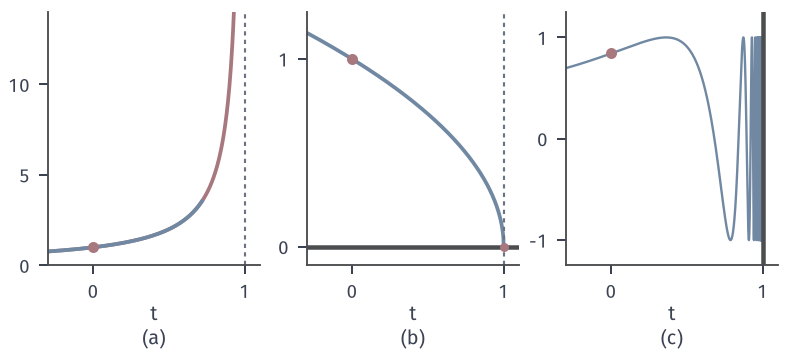

Reproduce this figure in Python.
from pathlib import Path
import sys
sys.path.insert(0,str(Path(__file__).resolve().parents[1]/"odeex-common"))
from odeex_common import *
HERE=Path(__file__).resolve().parent

# Three ways a maximal solution ends at omega=1.
fig,axes=figure(width_mm=112,height_mm=50,ncols=3)
panel(fig,.06,.98,.965,.25,.22)
ax=axes[0]; t=np.linspace(-.3,.93,400); ax.plot(t,1/(1-t),color=RED,lw=1.5); ax.plot(t[t<.72],1/(1-t[t<.72]),color=BLUE,lw=1.5); ax.axvline(1,color=MUTED,lw=.85,ls=(0,(2,2))); dot(ax,0,1,color=INK,ms=0)
dot(ax,0,1); ax.set_xlim(-.3,1.1); ax.set_ylim(0,14); ax.set_xticks([0,1]); ax.set_yticks([0,5,10]); ax.set_xlabel('t',labelpad=1)
ax=axes[1]; t=np.linspace(-.3,1,600); ax.plot(t,np.sqrt(1-t),color=BLUE,lw=1.5); ax.axhline(0,color=STROKE,lw=1.8,zorder=2); ax.axvline(1,color=MUTED,lw=.85,ls=(0,(2,2))); dot(ax,0,1); dot(ax,1,0,color=RED,ms=3.6)
ax.set_xlim(-.3,1.1); ax.set_ylim(-.1,1.25); ax.set_xticks([0,1]); ax.set_yticks([0,1]); ax.set_xlabel('t',labelpad=1)
ax=axes[2]; t=1-np.geomspace(1.3,.004,6000); ax.plot(t,np.sin(1/(1-t)),color=BLUE,lw=.95); ax.axvline(1,color=STROKE,lw=1.8,zorder=2); dot(ax,0,np.sin(1))
ax.set_xlim(-.3,1.1); ax.set_ylim(-1.25,1.25); ax.set_xticks([0,1]); ax.set_yticks([-1,0,1]); ax.set_xlabel('t',labelpad=1)
tags(fig,axes)
save(fig,HERE,'figure',{'cases':['1/(1-t)','sqrt(1-t) on x>0','sin(1/(1-t)) on t<1']})
